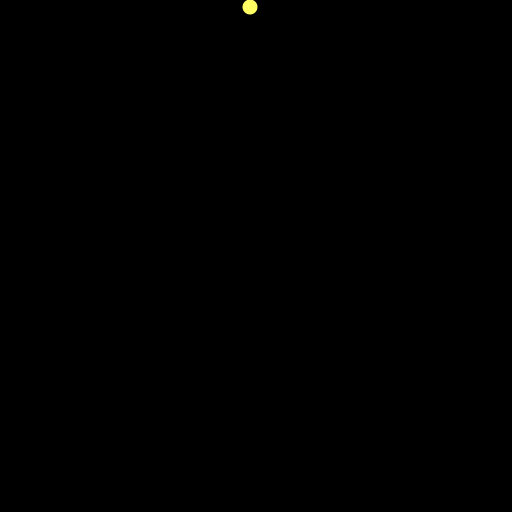
Frame 1 (no input)
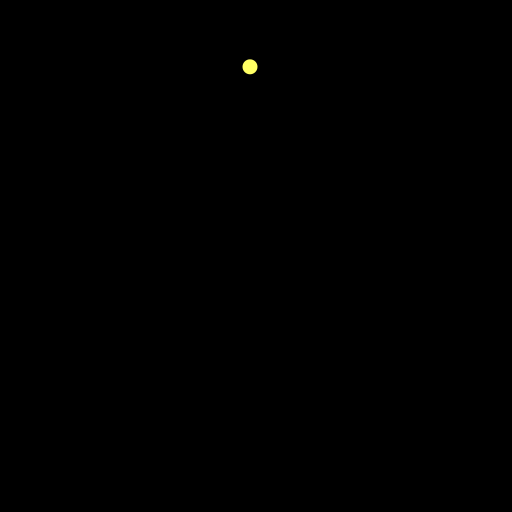
Frame 60 (the mouse pressed at the canvas centre just before this capture)
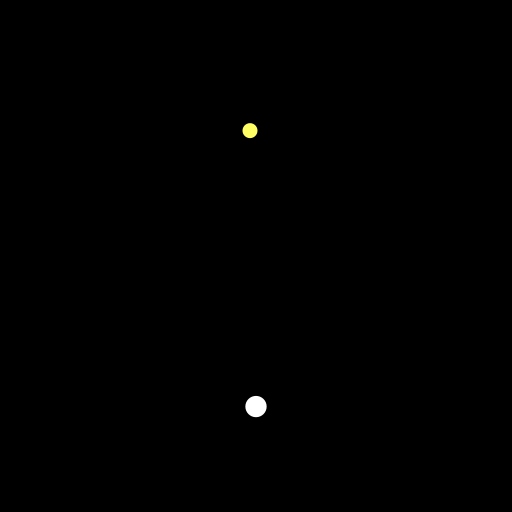
Frame 120 (the mouse held since frame 60 and released just before this capture)

The Processing sketch that drew these frames (run headless with seeded random() and noise(); from frame 60 on, the mouse is pressed at the canvas centre):

// Processing sketch: processing_50562
// ── processing_50562.pde

// Array Function:
// Append()
// shorten(), concat(), subset(), append(), splice(), expand()
// changing the order of array: sort(), reverse()

Ball[] balls = new Ball[1];
float gravity = 1.0;


void setup() {
  size(512, 512);
  smooth();
  
  // Initialize ball index to 0
  balls[0] = new Ball(250, 6, 15, color(255, 255, 100));
}

void draw() {
  background(0);
  
  // update the display all ball
  for(int i = 0; i < balls.length; i++) {
    balls[i].gravity();
    balls[i].move();
    balls[i].display();
  }
}

void mousePressed() {
  // A new ball object
  float cr = mouseX*1;
  float cg = mouseY*1;
  float cb = dist(0, 0, mouseX, mouseY);
  float change = dist(0, 0, mouseX/30, mouseY/30);
  Ball b = new Ball(mouseX, mouseY, 10 + change, color(cr, cg, cb)); // 1) make new object at the mouse location
  
  // Append the array
  balls = (Ball[]) append (balls, b); // 2) Append() function - append add element 
                                      // at the end of the array. Append take two argument
                                      // 1 array you want to append to
                                      // 2 thing you want to append
                                      // You have to reassign the result of the append()
                                      // function to the original array. In addition,
                                      // the append() function requires that you explicitly
                                      // state the type of data in the array again by putting
                                      // the array data type in parenttheses "(Ball)", this is
                                     // known as "casting".  
}

class Ball {
  float x;
  float y;
  float speed;
  float w;
  color c;
  
  Ball(float xpos, float ypos, float tempW, color cc) {
    x = xpos;
    y = ypos;
    speed = 0;
    w = tempW;
    c = cc;
  }
  
  void gravity() {
    // add gravity to speed
    speed = speed + gravity;
  }
  
  void move() {
    // add speed to y location
    y = y + speed;
    // if square reach the buttom
    // reverse speed
    if (y > height ) {
      speed = speed * -0.95;
      y = height;
    }
  }
  
  void display() {
    // display the circle
    fill(c);
    noStroke();
    ellipse(x, y, w, w);
  }
}
